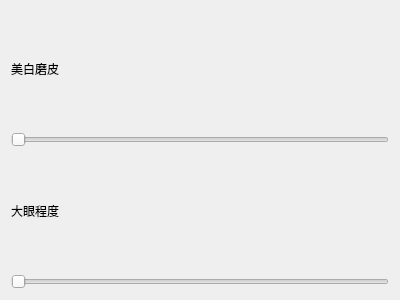
<?xml version="1.0" encoding="UTF-8"?>
<ui version="4.0">
 <class>image_beautify</class>
 <widget class="QWidget" name="image_beautify">
  <property name="geometry">
   <rect>
    <x>0</x>
    <y>0</y>
    <width>400</width>
    <height>300</height>
   </rect>
  </property>
  <property name="windowTitle">
   <string>人像美颜</string>
  </property>
  <layout class="QHBoxLayout" name="horizontalLayout_2">
   <item>
    <layout class="QVBoxLayout" name="verticalLayout_5">
     <item>
      <layout class="QVBoxLayout" name="verticalLayout">
       <item>
        <widget class="QLabel" name="label">
         <property name="text">
          <string>美白磨皮</string>
         </property>
        </widget>
       </item>
       <item>
        <widget class="QSlider" name="horizontalSlider">
         <property name="minimum">
          <number>1</number>
         </property>
         <property name="maximum">
          <number>101</number>
         </property>
         <property name="singleStep">
          <number>10</number>
         </property>
         <property name="orientation">
          <enum>Qt::Horizontal</enum>
         </property>
        </widget>
       </item>
      </layout>
     </item>
     <item>
      <layout class="QHBoxLayout" name="horizontalLayout">
       <item>
        <layout class="QVBoxLayout" name="verticalLayout_3">
         <item>
          <widget class="QLabel" name="label_3">
           <property name="text">
            <string>大眼程度</string>
           </property>
          </widget>
         </item>
         <item>
          <widget class="QSlider" name="horizontalSlider_3">
           <property name="minimum">
            <number>1</number>
           </property>
           <property name="singleStep">
            <number>5</number>
           </property>
           <property name="orientation">
            <enum>Qt::Horizontal</enum>
           </property>
          </widget>
         </item>
        </layout>
       </item>
      </layout>
     </item>
    </layout>
   </item>
  </layout>
 </widget>
 <resources/>
 <connections/>
</ui>
